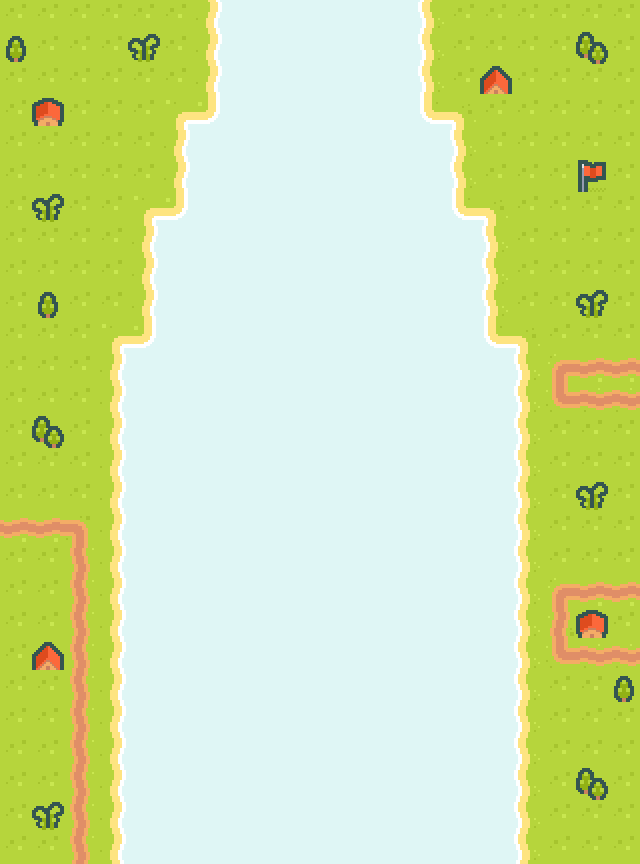

Rendered tile map (Tiled .tmx) drawn with the repository's tilesets; below, a short description and the full map source, tile grids included:
An orthogonal 20x27 tile map with 32x32 px tiles, 2 tile layers (BGLayer1, ObjLayer).

<map version="1.10" tiledversion="1.10.2" orientation="orthogonal" renderorder="right-down" width="20" height="27" tilewidth="32" tileheight="32" infinite="0" nextlayerid="3" nextobjectid="1">
 <tileset firstgid="1" source="tiles_packed_32.tsx" />
 <layer id="1" name="BGLayer1" width="20" height="27">
  <data encoding="csv">
51,51,51,51,51,51,52,43,43,43,43,43,43,50,51,51,51,51,51,51,
51,51,51,51,51,51,52,43,43,43,43,43,43,50,51,51,51,51,51,51,
51,51,51,51,51,51,52,43,43,43,43,43,43,50,51,51,51,51,51,51,
51,51,51,51,51,41,64,43,43,43,43,43,43,62,42,51,51,51,51,51,
51,51,51,51,51,52,43,43,43,43,43,43,43,43,50,51,51,51,51,51,
51,51,51,51,51,52,43,43,43,43,43,43,43,43,50,51,51,51,51,51,
51,51,51,51,41,64,43,43,43,43,43,43,43,43,62,42,51,51,51,51,
51,51,51,51,52,43,43,43,43,43,43,43,43,43,43,50,51,51,51,51,
51,51,51,51,52,43,43,43,43,43,43,43,43,43,43,50,51,51,51,51,
51,51,51,51,52,43,43,43,43,43,43,43,43,43,43,50,51,51,51,51,
51,51,51,41,64,43,43,43,43,43,43,43,43,43,43,62,42,51,51,51,
51,51,51,52,43,43,43,43,43,43,43,43,43,43,43,43,50,51,51,51,
51,51,51,52,43,43,43,43,43,43,43,43,43,43,43,43,50,51,51,51,
51,51,51,52,43,43,43,43,43,43,43,43,43,43,43,43,50,51,51,51,
51,51,51,52,43,43,43,43,43,43,43,43,43,43,43,43,50,51,51,51,
51,51,51,52,43,43,43,43,43,43,43,43,43,43,43,43,50,51,51,51,
51,51,51,52,43,43,43,43,43,43,43,43,43,43,43,43,50,51,51,51,
51,51,51,52,43,43,43,43,43,43,43,43,43,43,43,43,50,51,51,51,
51,51,51,52,43,43,43,43,43,43,43,43,43,43,43,43,50,51,51,51,
51,51,51,52,43,43,43,43,43,43,43,43,43,43,43,43,50,51,51,51,
51,51,51,52,43,43,43,43,43,43,43,43,43,43,43,43,50,51,51,51,
51,51,51,52,43,43,43,43,43,43,43,43,43,43,43,43,50,51,51,51,
51,51,51,52,43,43,43,43,43,43,43,43,43,43,43,43,50,51,51,51,
51,51,51,52,43,43,43,43,43,43,43,43,43,43,43,43,50,51,51,51,
51,51,51,52,43,43,43,43,43,43,43,43,43,43,43,43,50,51,51,51,
51,51,51,52,43,43,43,43,43,43,43,43,43,43,43,43,50,51,51,51,
51,51,51,52,43,43,43,43,43,43,43,43,43,43,43,43,50,51,51,51
</data>
 </layer>
 <layer id="2" name="ObjLayer" width="20" height="27">
  <data encoding="csv">
0,0,0,0,0,0,0,0,0,0,0,0,0,0,0,0,0,0,0,0,
49,0,0,0,37,0,0,0,0,0,0,0,0,0,0,0,0,0,61,0,
0,0,0,0,0,0,0,0,0,0,0,0,0,0,0,85,0,0,0,0,
0,73,0,0,0,0,0,0,0,0,0,0,0,0,0,0,0,0,0,0,
0,0,0,0,0,0,0,0,0,0,0,0,0,0,0,0,0,0,0,0,
0,0,0,0,0,0,0,0,0,0,0,0,0,0,0,0,0,0,97,0,
0,37,0,0,0,0,0,0,0,0,0,0,0,0,0,0,0,0,0,0,
0,0,0,0,0,0,0,0,0,0,0,0,0,0,0,0,0,0,0,0,
0,0,0,0,0,0,0,0,0,0,0,0,0,0,0,0,0,0,0,0,
0,49,0,0,0,0,0,0,0,0,0,0,0,0,0,0,0,0,37,0,
0,0,0,0,0,0,0,0,0,0,0,0,0,0,0,0,0,0,0,0,
0,0,0,0,0,0,0,0,0,0,0,0,0,0,0,0,0,74,75,75,
0,0,0,0,0,0,0,0,0,0,0,0,0,0,0,0,0,98,99,99,
0,61,0,0,0,0,0,0,0,0,0,0,0,0,0,0,0,0,0,0,
0,0,0,0,0,0,0,0,0,0,0,0,0,0,0,0,0,0,0,0,
0,0,0,0,0,0,0,0,0,0,0,0,0,0,0,0,0,0,37,0,
75,75,76,0,0,0,0,0,0,0,0,0,0,0,0,0,0,0,0,0,
0,0,88,0,0,0,0,0,0,0,0,0,0,0,0,0,0,0,0,0,
0,0,88,0,0,0,0,0,0,0,0,0,0,0,0,0,0,74,75,75,
0,0,88,0,0,0,0,0,0,0,0,0,0,0,0,0,0,86,73,0,
0,85,88,0,0,0,0,0,0,0,0,0,0,0,0,0,0,98,99,99,
0,0,88,0,0,0,0,0,0,0,0,0,0,0,0,0,0,0,0,49,
0,0,88,0,0,0,0,0,0,0,0,0,0,0,0,0,0,0,0,0,
0,0,88,0,0,0,0,0,0,0,0,0,0,0,0,0,0,0,0,0,
0,0,88,0,0,0,0,0,0,0,0,0,0,0,0,0,0,0,61,0,
0,37,88,0,0,0,0,0,0,0,0,0,0,0,0,0,0,0,0,0,
0,0,88,0,0,0,0,0,0,0,0,0,0,0,0,0,0,0,0,0
</data>
 </layer>
</map>